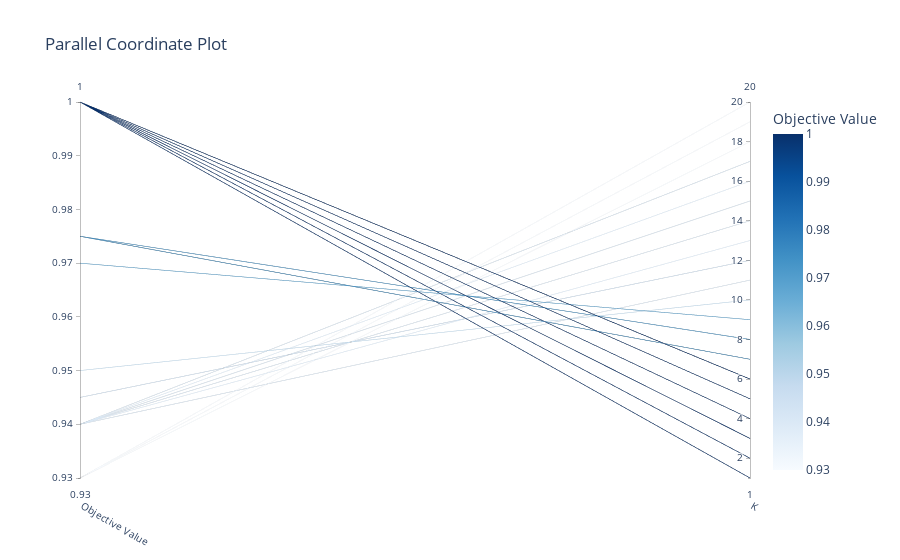

The cell this chart's notebook holds for it:
### Code cell
optuna.visualization.plot_parallel_coordinate(studyKNN)

### Figure 1 — Plotly figure (JSON) as saved in the notebook; plotly's stock layout.template omitted (floating-point values rounded to 4 significant figures)
{"data": [{"dimensions": [{"label": "Objective Value", "range": [0.93, 1], "values": [0.94, 0.93, 0.94, 1, 0.94, 0.94, 0.94, 0.94, 0.975, 0.94, 1, 1, 1, 1, 1, 1, 0.97, 0.93, 1, 0.975, 1, 1, 1, 1, 1, 1, 1, 1, 0.97, 0.94, 1, 1, 1, 1, 1, 1, 1, 1, 0.945, 1, 0.975, 1, 1, 1, 1, 1, 1, 1, 1, 1, 0.95, 1, 0.975, 0.93, 1, 1, 0.975, 1, 0.94, 1, 1, 1, 1, 1, 1, 1, 1, 1, 1, 1, 1, 1, 1, 1, 1, 1, 1, 0.975, 1, 1, 1, 1, 1, 1, 1, 1, 1, 1, 1, 1, 1, 1, 1, 1, 0.945, 1, 1, 0.975, 1, 0.94]}, {"label": "K", "range": [1, 20], "values": [14, 18, 11, 1, 15, 14, 16, 11, 7, 17, 1, 1, 1, 5, 5, 3, 9, 20, 4, 8, 2, 1, 3, 1, 6, 3, 4, 1, 9, 13, 6, 2, 1, 2, 4, 2, 3, 5, 12, 1, 7, 5, 2, 4, 3, 1, 6, 2, 3, 5, 10, 1, 8, 19, 4, 2, 7, 3, 15, 5, 1, 2, 3, 3, 2, 4, 1, 1, 4, 2, 5, 6, 3, 4, 2, 1, 5, 8, 3, 6, 2, 1, 2, 4, 1, 2, 3, 3, 1, 2, 4, 1, 1, 2, 12, 3, 1, 7, 5, 17]}], "labelangle": 30, "labelside": "bottom", "line": {"color": [0.94, 0.93, 0.94, 1, 0.94, 0.94, 0.94, 0.94, 0.975, 0.94, 1, 1, 1, 1, 1, 1, 0.97, 0.93, 1, 0.975, 1, 1, 1, 1, 1, 1, 1, 1, 0.97, 0.94, 1, 1, 1, 1, 1, 1, 1, 1, 0.945, 1, 0.975, 1, 1, 1, 1, 1, 1, 1, 1, 1, 0.95, 1, 0.975, 0.93, 1, 1, 0.975, 1, 0.94, 1, 1, 1, 1, 1, 1, 1, 1, 1, 1, 1, 1, 1, 1, 1, 1, 1, 1, 0.975, 1, 1, 1, 1, 1, 1, 1, 1, 1, 1, 1, 1, 1, 1, 1, 1, 0.945, 1, 1, 0.975, 1, 0.94], "colorbar": {"title": {"text": "Objective Value"}}, "colorscale": [[0, "rgb(247,251,255)"], [0.125, "rgb(222,235,247)"], [0.25, "rgb(198,219,239)"], [0.375, "rgb(158,202,225)"], [0.5, "rgb(107,174,214)"], [0.625, "rgb(66,146,198)"], [0.75, "rgb(33,113,181)"], [0.875, "rgb(8,81,156)"], [1, "rgb(8,48,107)"]], "reversescale": false, "showscale": true}, "type": "parcoords"}], "layout": {"title": {"text": "Parallel Coordinate Plot"}}}
